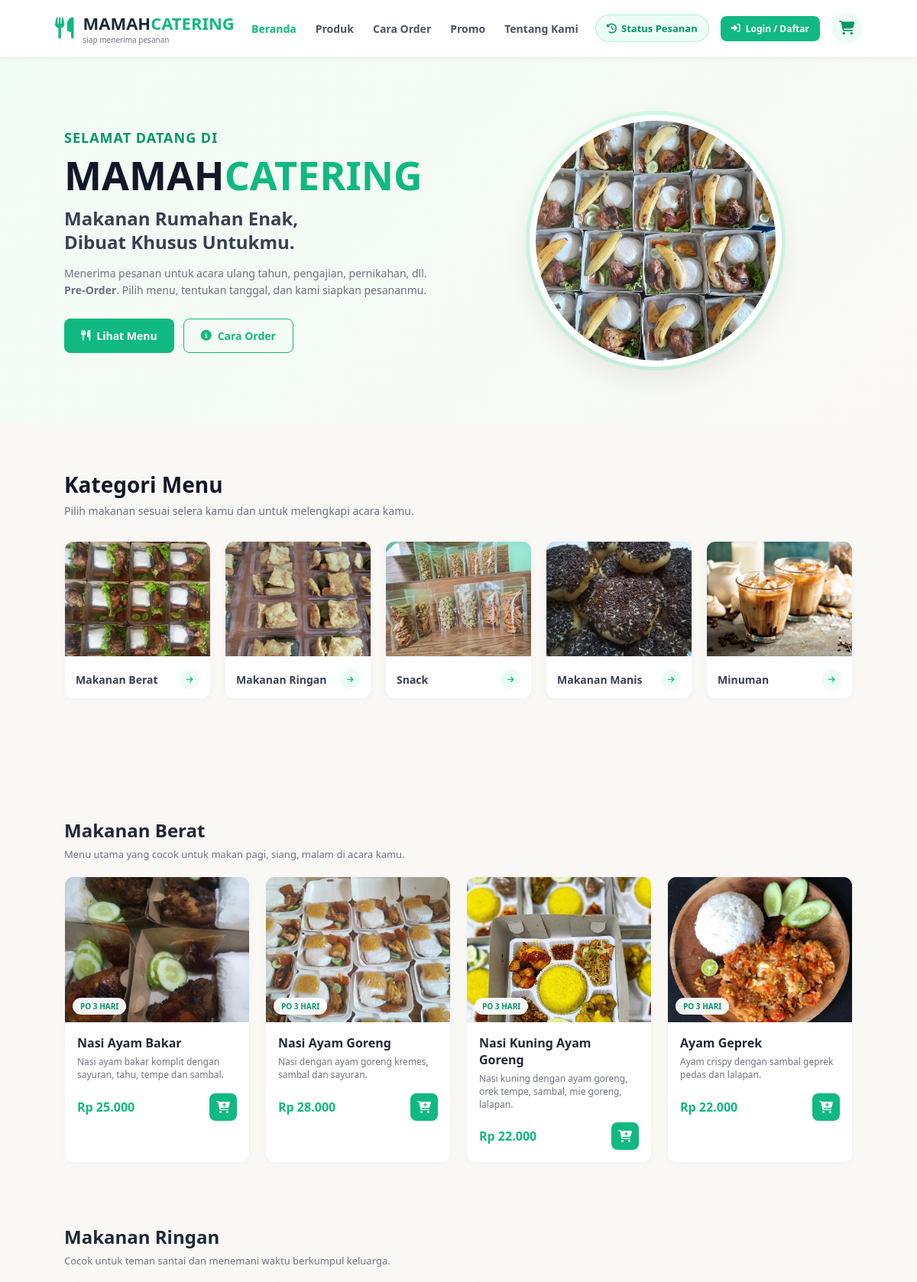
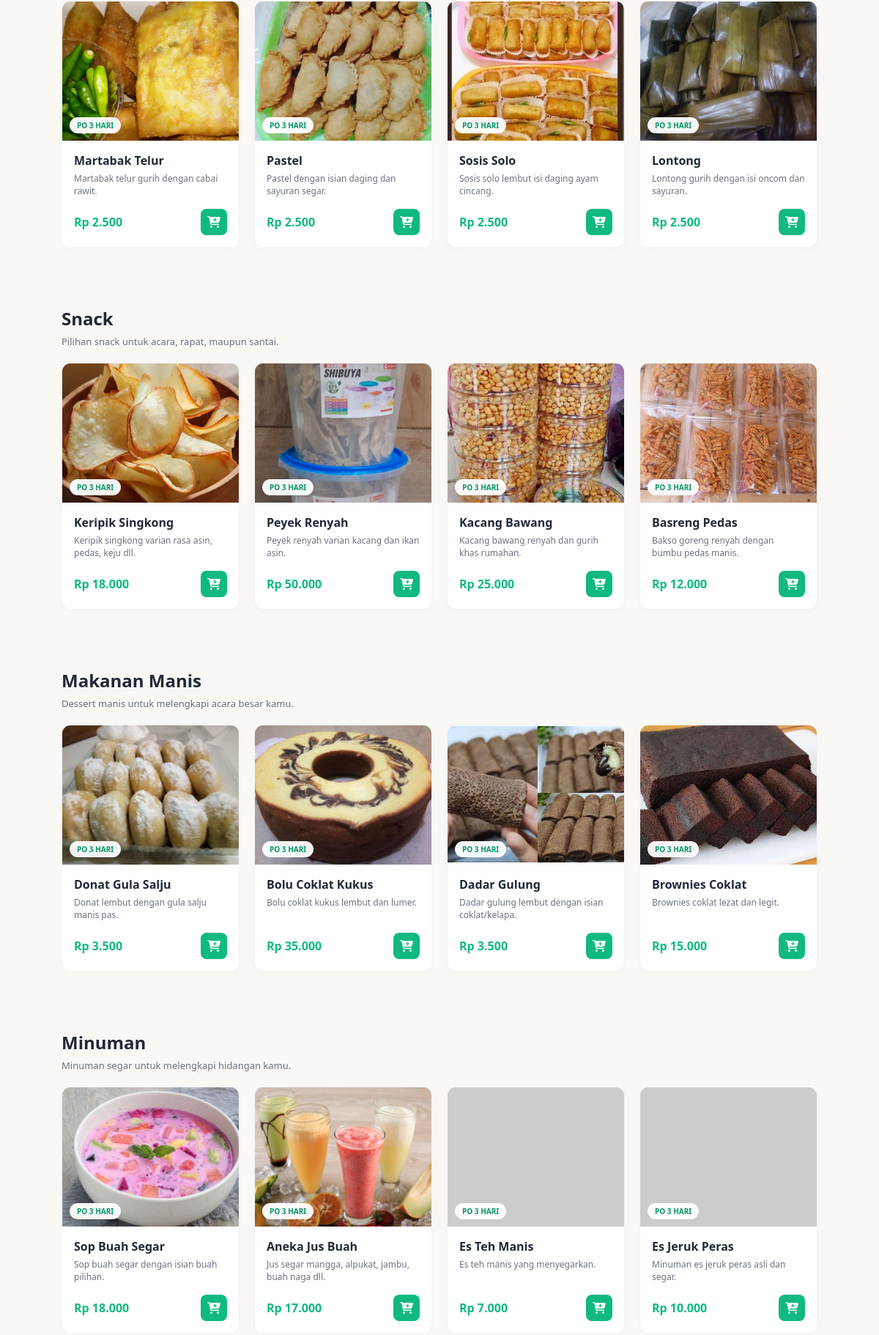
The page / (upper part) on the database its author committed (2 pictures, top to bottom).
### tables this page shows
CREATE TABLE `menu` (
  `id_menu` int(11) NOT NULL,
  `nama_menu` varchar(100) NOT NULL,
  `kategori` enum('makanan-berat','makanan-ringan','snack','dessert','drink') NOT NULL,
  `harga` int(11) NOT NULL,
  `deskripsi` text DEFAULT NULL,
  `foto` varchar(255) DEFAULT 'default.jpg'
);

### index.php (the view, shortened to what this page needs)
<?php
include 'koneksi.php';
$is_logged_in = isset($_SESSION['user_login']) && $_SESSION['user_login'] === true;
$user_nama    = $is_logged_in ? $_SESSION['user_nama'] : '';
?>
<!DOCTYPE html>
<html lang="id">
<head>
    <link rel="stylesheet" href="https://cdnjs.cloudflare.com/ajax/libs/font-awesome/6.5.2/css/all.min.css">
    <link rel="stylesheet" href="style.css">
</head>
<body>
<header class="navbar">
    <a href="#" class="logo">
        <i class="fa-solid fa-utensils"></i>
        <div>
            <h2>MAMAH<span>CATERING</span></h2>
            <small>siap menerima pesanan</small>
        </div>
    </a>
    <nav>
        <a href="#" class="active">Beranda</a>
        <a href="#produk">Produk</a>
        <a href="#cara-order">Cara Order</a>
        <a href="#promo">Promo</a>
        <a href="#tentang">Tentang Kami</a>
    </nav>
    <div class="navbar-right">
        <a href="#status-modal" class="status-btn" onclick="openStatusModal(); return false;">
            <i class="fa-solid fa-clock-rotate-left"></i> Status Pesanan
        </a>
        <?php if ($is_logged_in): ?>
            <span style="font-size: 14px; font-weight: 600; color: #333;">
                <i class="fa-solid fa-user"></i> Halo, <?php echo htmlspecialchars($user_nama); ?>
            </span>
            <a href="logout.php" class="admin-btn" style="background-color: #ef4444;" onclick="return confirm('Yakin ingin keluar?');">
                <i class="fa-solid fa-right-from-bracket"></i> Logout
            </a>
        <?php else: ?>
            <a href="login.php" class="admin-btn" style="background-color: #10b981;">
                <i class="fa-solid fa-right-to-bracket"></i> Login / Daftar
            </a>
        <?php endif; ?>
        <a href="#cart" class="cart" aria-label="Buka keranjang" onclick="checkCartAccess(event)">
            <i class="fa-solid fa-cart-shopping"></i>
        </a>
    </div>
</header>
<section class="hero">
    <div class="hero-text">
        <p>Selamat Datang di</p>
        <h1>MAMAH<span>CATERING</span></h1>
        <h2>Makanan Rumahan Enak,<br>Dibuat Khusus Untukmu.</h2>
        <p class="hero-desc">
            Menerima pesanan untuk acara ulang tahun, pengajian, pernikahan, dll.
            <b>Pre-Order</b>. Pilih menu, tentukan tanggal, dan kami siapkan pesananmu.
        </p>
        <div class="hero-button">
            <a href="#produk" class="btn-primary"><i class="fa-solid fa-utensils"></i> Lihat Menu</a>
            <a href="#cara-order" class="btn-outline"><i class="fa-solid fa-circle-info"></i> Cara Order</a>
        </div>
    </div>
    <div class="hero-photo">
        <img src="logo.jpeg" alt="Makanan Catering">
    </div>
</section>
<section class="section" id="produk">
    <div class="section-heading">
        <h2>Kategori Menu</h2>
        <p>Pilih makanan sesuai selera kamu dan untuk melengkapi acara kamu.</p>
    </div>
    <div class="category-list">
        <a href="#makanan-berat" class="category">
            <img src="uploads/mknberat.jpeg" alt="Makanan Berat" onerror="this.src='https://via.placeholder.com/150?text=Makanan+Berat'">
            <div>
                <h3>Makanan Berat</h3>
                <i class="fa-solid fa-arrow-right"></i>
            </div>
        </a>
        <a href="#makanan-ringan" class="category">
            <img src="uploads/mknringan.jpeg" alt="Makanan Ringan" onerror="this.src='https://via.placeholder.com/150?text=Makanan+Ringan'">
            <div>
                <h3>Makanan Ringan</h3>
                <i class="fa-solid fa-arrow-right"></i>
            </div>
        </a>
        <a href="#snack" class="category">
            <img src="uploads/snack.jpeg" alt="Snack" onerror="this.src='https://via.placeholder.com/150?text=Snack'">
            <div>
                <h3>Snack</h3>
                <i class="fa-solid fa-arrow-right"></i>
            </div>
        </a>
        <a href="#dessert" class="category">
            <img src="uploads/mknmanis.jpeg" alt="Makanan Manis" onerror="this.src='https://via.placeholder.com/150?text=Makanan+Manis'">
            <div>
                <h3>Makanan Manis</h3>
                <i class="fa-solid fa-arrow-right"></i>
            </div>
        </a>
        <a href="#drink" class="category">
            <img src="uploads/kopi.jpg" alt="Minuman" onerror="this.src='https://via.placeholder.com/150?text=Minuman'">
            <div>
                <h3>Minuman</h3>
                <i class="fa-solid fa-arrow-right"></i>
            </div>
        </a>
    </div>
</section>
<section class="section menu-section" id="menu">
    <?php
    $categories = [
        'makanan-berat'  => ['title' => 'Makanan Berat', 'desc' => 'Menu utama yang cocok untuk makan pagi, siang, malam di acara kamu.'],
        'makanan-ringan' => ['title' => 'Makanan Ringan', 'desc' => 'Cocok untuk teman santai dan menemani waktu berkumpul keluarga.'],
        'snack'          => ['title' => 'Snack', 'desc' => 'Pilihan snack untuk acara, rapat, maupun santai.'],
        'dessert'        => ['title' => 'Makanan Manis', 'desc' => 'Dessert manis untuk melengkapi acara besar kamu.'],
        'drink'          => ['title' => 'Minuman', 'desc' => 'Minuman segar untuk melengkapi hidangan kamu.']
    ];
    foreach ($categories as $cat_key => $cat_info) {
        $query_menu = mysqli_query($koneksi, "SELECT * FROM menu WHERE kategori = '$cat_key'");
        if (mysqli_num_rows($query_menu) > 0) {
    ?>
        <div class="menu-category" id="<?php echo $cat_key; ?>">
            <div class="category-title">
                <h2><?php echo $cat_info['title']; ?></h2>
                <p><?php echo $cat_info['desc']; ?></p>
            </div>
            <div class="products">
                <?php while ($row = mysqli_fetch_assoc($query_menu)) { ?>
                    <div class="product">
                        <div class="product-img">
                            <?php
                                $foto = $row['foto'];
                                if (file_exists('uploads/' . $foto) && !empty($foto)) {
                                    $img_src = 'uploads/' . $foto;
                                } else {
                                    $img_src = $foto;
                                }
                            ?>
                            <img src="<?php echo $img_src; ?>" alt="<?php echo htmlspecialchars($row['nama_menu']); ?>" onerror="this.src='https://via.placeholder.com/200?text=No+Image'">
                            <span>PO 3 HARI</span>
                        </div>
                        <div class="product-info">
                            <h3><?php echo htmlspecialchars($row['nama_menu']); ?></h3>
                            <p><?php echo htmlspecialchars($row['deskripsi']); ?></p>
                            <div class="product-bottom">
                                <strong>Rp <?php echo number_format($row['harga'], 0, ',', '.'); ?></strong>
                                <a href="#cart" aria-label="Tambah ke Keranjang" onclick="checkCartAccess(event)"><i class="fa-solid fa-cart-plus"></i></a>
                            </div>
                        </div>
                    </div>
                <?php } ?>
            </div>
        </div>
    <?php
        }
    }
    ?>
</section>
</body>
</html>

### rows shown on the page
menu: foto (picture), nama_menu "Nasi Ayam Bakar", deskripsi "Nasi ayam bakar komplit dengan sayuran, tahu, tempe dan sambal.", harga "25.000"
menu: foto (picture), nama_menu "Nasi Ayam Goreng", deskripsi "Nasi dengan ayam goreng kremes, sambal dan sayuran.", harga "28.000"
menu: foto (picture), nama_menu "Nasi Kuning Ayam Goreng", deskripsi "Nasi kuning dengan ayam goreng, orek tempe, sambal, mie goreng, lalapan.", harga "22.000"
menu: foto (picture), nama_menu "Ayam Geprek", deskripsi "Ayam crispy dengan sambal geprek pedas dan lalapan.", harga "22.000"
menu: foto (picture), nama_menu "Martabak Telur", deskripsi "Martabak telur gurih dengan cabai rawit.", harga "2.500"
menu: foto (picture), nama_menu "Pastel", deskripsi "Pastel dengan isian daging dan sayuran segar.", harga "2.500"
menu: foto (picture), nama_menu "Sosis Solo", deskripsi "Sosis solo lembut isi daging ayam cincang.", harga "2.500"
menu: foto (picture), nama_menu "Lontong", deskripsi "Lontong gurih dengan isi oncom dan sayuran.", harga "2.500"
menu: foto (picture), nama_menu "Keripik Singkong", deskripsi "Keripik singkong varian rasa asin, pedas, keju dll.", harga "18.000"
menu: foto (picture), nama_menu "Peyek Renyah", deskripsi "Peyek renyah varian kacang dan ikan asin.", harga "50.000"
menu: foto (picture), nama_menu "Kacang Bawang", deskripsi "Kacang bawang renyah dan gurih khas rumahan.", harga "25.000"
menu: foto (picture), nama_menu "Basreng Pedas", deskripsi "Bakso goreng renyah dengan bumbu pedas manis.", harga "12.000"
menu: foto (picture), nama_menu "Donat Gula Salju", deskripsi "Donat lembut dengan gula salju manis pas.", harga "3.500"
menu: foto (picture), nama_menu "Bolu Coklat Kukus", deskripsi "Bolu coklat kukus lembut dan lumer.", harga "35.000"
menu: foto (picture), nama_menu "Dadar Gulung", deskripsi "Dadar gulung lembut dengan isian coklat/kelapa.", harga "3.500"
menu: foto (picture), nama_menu "Brownies Coklat", deskripsi "Brownies coklat lezat dan legit.", harga "15.000"
menu: foto (picture), nama_menu "Sop Buah Segar", deskripsi "Sop buah segar dengan isian buah pilihan.", harga "18.000"
menu: foto (picture), nama_menu "Aneka Jus Buah", deskripsi "Jus segar mangga, alpukat, jambu, buah naga dll.", harga "17.000"
menu: nama_menu "Es Teh Manis", deskripsi "Es teh manis yang menyegarkan.", harga "7.000"
menu: nama_menu "Es Jeruk Peras", deskripsi "Minuman es jeruk peras asli dan segar.", harga "10.000"

### other values the page prints
$cat_info['title'] "Makanan Berat"
$cat_info['desc'] "Menu utama yang cocok untuk makan pagi, siang, malam di acara kamu."
$cat_info['title'] "Makanan Ringan"
$cat_info['desc'] "Cocok untuk teman santai dan menemani waktu berkumpul keluarga."
$cat_info['title'] "Snack"
$cat_info['desc'] "Pilihan snack untuk acara, rapat, maupun santai."
$cat_info['title'] "Makanan Manis"
$cat_info['desc'] "Dessert manis untuk melengkapi acara besar kamu."
$cat_info['title'] "Minuman"
$cat_info['desc'] "Minuman segar untuk melengkapi hidangan kamu."
